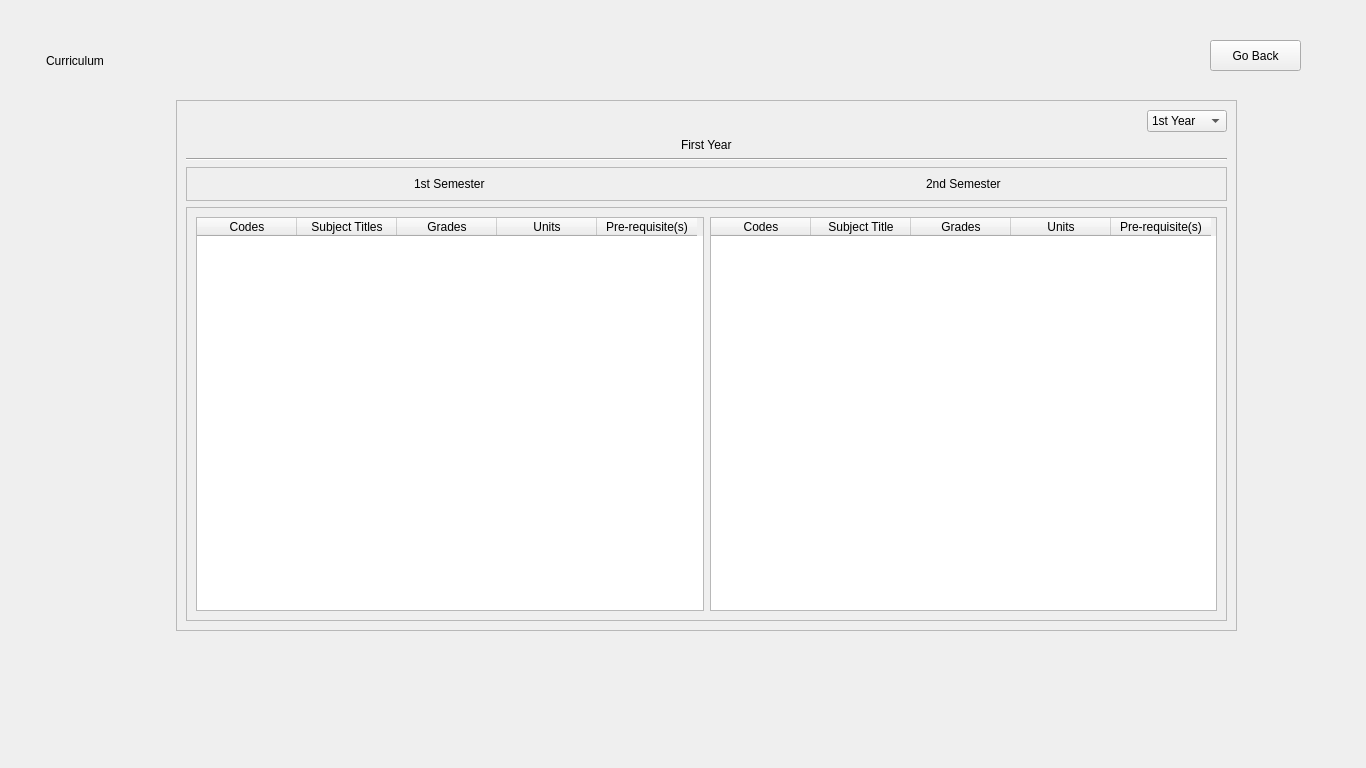
<?xml version="1.0" encoding="UTF-8"?>
<ui version="4.0">
 <class>MainWindow</class>
 <widget class="QMainWindow" name="MainWindow">
  <property name="geometry">
   <rect>
    <x>0</x>
    <y>0</y>
    <width>1366</width>
    <height>768</height>
   </rect>
  </property>
  <property name="windowTitle">
   <string>MainWindow</string>
  </property>
  <widget class="QWidget" name="centralwidget">
   <widget class="QStackedWidget" name="stackedWidget">
    <property name="geometry">
     <rect>
      <x>0</x>
      <y>0</y>
      <width>1366</width>
      <height>768</height>
     </rect>
    </property>
    <property name="currentIndex">
     <number>0</number>
    </property>
    <widget class="QWidget" name="page">
     <widget class="QFrame" name="frame1stYear">
      <property name="geometry">
       <rect>
        <x>176</x>
        <y>100</y>
        <width>1061</width>
        <height>531</height>
       </rect>
      </property>
      <property name="frameShape">
       <enum>QFrame::StyledPanel</enum>
      </property>
      <layout class="QVBoxLayout" name="verticalLayout_8">
       <item alignment="Qt::AlignRight">
        <widget class="QComboBox" name="YearBox_4">
         <item>
          <property name="text">
           <string>1st Year</string>
          </property>
         </item>
         <item>
          <property name="text">
           <string>2nd Year</string>
          </property>
         </item>
         <item>
          <property name="text">
           <string>3rd Year</string>
          </property>
         </item>
         <item>
          <property name="text">
           <string>4th Year</string>
          </property>
         </item>
        </widget>
       </item>
       <item alignment="Qt::AlignHCenter">
        <widget class="QLabel" name="FirstYearHeader_4">
         <property name="text">
          <string>First Year</string>
         </property>
        </widget>
       </item>
       <item>
        <widget class="Line" name="line_8">
         <property name="orientation">
          <enum>Qt::Horizontal</enum>
         </property>
        </widget>
       </item>
       <item>
        <widget class="QFrame" name="frame_7">
         <property name="frameShape">
          <enum>QFrame::StyledPanel</enum>
         </property>
         <property name="frameShadow">
          <enum>QFrame::Raised</enum>
         </property>
         <layout class="QHBoxLayout" name="horizontalLayout_7">
          <item alignment="Qt::AlignHCenter">
           <widget class="QLabel" name="TodaySched_12">
            <property name="text">
             <string>1st Semester</string>
            </property>
           </widget>
          </item>
          <item alignment="Qt::AlignHCenter">
           <widget class="QLabel" name="TodaySched_13">
            <property name="layoutDirection">
             <enum>Qt::RightToLeft</enum>
            </property>
            <property name="text">
             <string>2nd Semester</string>
            </property>
           </widget>
          </item>
         </layout>
        </widget>
       </item>
       <item>
        <widget class="QFrame" name="frame_8">
         <property name="frameShape">
          <enum>QFrame::StyledPanel</enum>
         </property>
         <property name="frameShadow">
          <enum>QFrame::Raised</enum>
         </property>
         <layout class="QHBoxLayout" name="horizontalLayout_8">
          <item>
           <widget class="QTableWidget" name="sem2frame_4">
            <column>
             <property name="text">
              <string>Codes</string>
             </property>
            </column>
            <column>
             <property name="text">
              <string>Subject Titles</string>
             </property>
            </column>
            <column>
             <property name="text">
              <string>Grades</string>
             </property>
            </column>
            <column>
             <property name="text">
              <string>Units</string>
             </property>
            </column>
            <column>
             <property name="text">
              <string>Pre-requisite(s)</string>
             </property>
            </column>
           </widget>
          </item>
          <item>
           <widget class="QTableWidget" name="sem1_4">
            <column>
             <property name="text">
              <string>Codes</string>
             </property>
            </column>
            <column>
             <property name="text">
              <string>Subject Title</string>
             </property>
            </column>
            <column>
             <property name="text">
              <string>Grades</string>
             </property>
            </column>
            <column>
             <property name="text">
              <string>Units</string>
             </property>
            </column>
            <column>
             <property name="text">
              <string>Pre-requisite(s)</string>
             </property>
            </column>
           </widget>
          </item>
         </layout>
        </widget>
       </item>
      </layout>
     </widget>
     <widget class="QLabel" name="label">
      <property name="geometry">
       <rect>
        <x>46</x>
        <y>50</y>
        <width>91</width>
        <height>21</height>
       </rect>
      </property>
      <property name="text">
       <string>Curriculum</string>
      </property>
     </widget>
     <widget class="QPushButton" name="Return">
      <property name="geometry">
       <rect>
        <x>1210</x>
        <y>40</y>
        <width>91</width>
        <height>31</height>
       </rect>
      </property>
      <property name="text">
       <string>Go Back</string>
      </property>
     </widget>
    </widget>
    <widget class="QWidget" name="page_2"/>
   </widget>
  </widget>
 </widget>
 <resources/>
 <connections/>
</ui>
